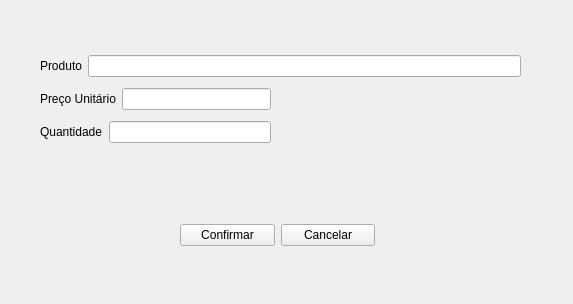
<?xml version="1.0" encoding="UTF-8"?>
<ui version="4.0">
 <class>pg_editar_produto_venda</class>
 <widget class="QDialog" name="pg_editar_produto_venda">
  <property name="geometry">
   <rect>
    <x>0</x>
    <y>0</y>
    <width>573</width>
    <height>304</height>
   </rect>
  </property>
  <property name="windowTitle">
   <string>Dialog</string>
  </property>
  <widget class="QWidget" name="">
   <property name="geometry">
    <rect>
     <x>180</x>
     <y>220</y>
     <width>195</width>
     <height>31</height>
    </rect>
   </property>
   <layout class="QHBoxLayout" name="horizontalLayout_4">
    <item>
     <widget class="QPushButton" name="btn_confirmar">
      <property name="text">
       <string>Confirmar</string>
      </property>
      <property name="autoDefault">
       <bool>false</bool>
      </property>
     </widget>
    </item>
    <item>
     <widget class="QPushButton" name="btn_cancelar">
      <property name="text">
       <string>Cancelar</string>
      </property>
      <property name="autoDefault">
       <bool>false</bool>
      </property>
     </widget>
    </item>
   </layout>
  </widget>
  <widget class="QWidget" name="">
   <property name="geometry">
    <rect>
     <x>40</x>
     <y>50</y>
     <width>481</width>
     <height>100</height>
    </rect>
   </property>
   <layout class="QVBoxLayout" name="verticalLayout">
    <item>
     <layout class="QHBoxLayout" name="horizontalLayout">
      <item>
       <widget class="QLabel" name="produto">
        <property name="text">
         <string>Produto</string>
        </property>
       </widget>
      </item>
      <item>
       <widget class="QLineEdit" name="campo_produto"/>
      </item>
     </layout>
    </item>
    <item>
     <layout class="QHBoxLayout" name="horizontalLayout_2">
      <item>
       <widget class="QLabel" name="preco_unitario">
        <property name="text">
         <string>Preço Unitário</string>
        </property>
       </widget>
      </item>
      <item>
       <widget class="QLineEdit" name="campo_preco_unitario"/>
      </item>
      <item>
       <spacer name="horizontalSpacer">
        <property name="orientation">
         <enum>Qt::Orientation::Horizontal</enum>
        </property>
        <property name="sizeType">
         <enum>QSizePolicy::Policy::Fixed</enum>
        </property>
        <property name="sizeHint" stdset="0">
         <size>
          <width>250</width>
          <height>20</height>
         </size>
        </property>
       </spacer>
      </item>
     </layout>
    </item>
    <item>
     <layout class="QHBoxLayout" name="horizontalLayout_3">
      <item>
       <widget class="QLabel" name="quantidade">
        <property name="text">
         <string>Quantidade</string>
        </property>
       </widget>
      </item>
      <item>
       <widget class="QLineEdit" name="campo_quantidade"/>
      </item>
      <item>
       <spacer name="horizontalSpacer_2">
        <property name="orientation">
         <enum>Qt::Orientation::Horizontal</enum>
        </property>
        <property name="sizeType">
         <enum>QSizePolicy::Policy::Fixed</enum>
        </property>
        <property name="sizeHint" stdset="0">
         <size>
          <width>250</width>
          <height>20</height>
         </size>
        </property>
       </spacer>
      </item>
     </layout>
    </item>
   </layout>
  </widget>
 </widget>
 <resources/>
 <connections/>
</ui>
